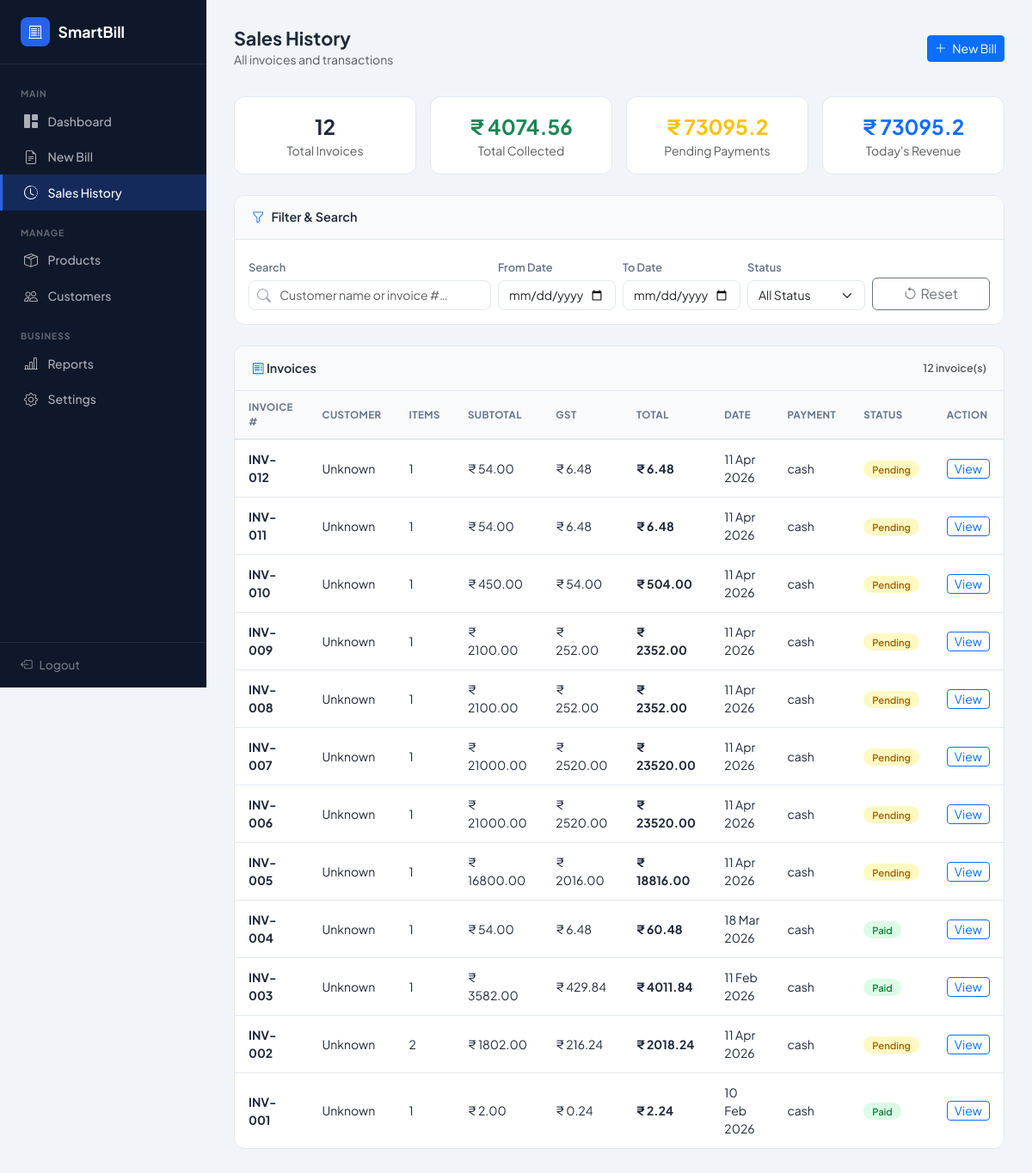
The app's page /sales_history/ (signed in) with its own data.
### myweb/models.py (models this page shows, shortened)
class Formet(models.Model):
    user = models.ForeignKey(User,on_delete=models.CASCADE)
    Inv_prefix = models.CharField(default="INV-")
    Inv_footer = models.CharField(default="Thank you for your purchase! For queries, contact us at shop@billmate.in")
    Inv_due_days = models.IntegerField( default=15)
    Show_signature_area = models.BooleanField(default=True)
    Show_TC = models.BooleanField(default=True)

class Invoice(models.Model):
    user = models.ForeignKey(User,on_delete=models.CASCADE)
    Inv_number = models.IntegerField()
    Inv_Total = models.FloatField()
    Inv_subtotal = models.FloatField()
    Inv_gst = models.FloatField()
    Inv_discount = models.FloatField()
    Inv_additional_charges = models.FloatField()
    Inv_internal_notes = models.TextField()
    Inv_bill_date = models.DateField()
    Inv_due_bill_date = models.DateField()
    Inv_payment_mode = models.CharField()
    Customer_number = models.IntegerField()

### myweb/views.py (the view)
# urls.py: path('sales_history/', views.sales_history, name='sales_history'),
@login_required(login_url="/signin/")
def sales_history(request):
    user = request.user
    inv = Invoice.objects.filter(user =user)
    total_coll = 0
    total_pen = 0
    for i in inv:
        if i.Inv_due_bill_date > date.today():
            total_pen += i.Inv_Total
        else:
            total_coll += i.Inv_Total
    total_T_rev = inv.filter(Inv_due_bill_date__gte = date.today()).aggregate(total=Sum('Inv_Total'))['total'] or 0
    invoice = inv.order_by('-Inv_number')
    formet = Formet.objects.filter(user = user).first()
    for i in invoice:
        i.Inv_items = Sells.objects.filter(user=user).filter(Inv_number = i).count()
        i.Inv_status = "Paid" if i.Inv_due_bill_date <= date.today() else "Pending"
        if  Customer.objects.filter(user=user).filter(Customer_mobile = i.Customer_number).exists():
            i.Customer_name = Customer.objects.filter(user=user).filter(Customer_mobile = i.Customer_number).first().Customer_name
        else :
            i.Customer_name = "Unknown"
        inv.Inv_items = Sells.objects.filter(user=user).filter(Inv_number = i).count()
    data = {
        "inv" : invoice,
        "total_inv": inv.count(),
        "total_coll": total_coll,
        "total_pen": total_pen,
        "total_T_rev": total_T_rev,
        "Formet": formet
    }
    context = {"page":"home","data": data}
    return render(request,'sales_history.html',context)

### myweb/templates/sales_history.html (shortened to what this page needs)
{% load static %}
<!DOCTYPE html>
<html lang="en">
<head>
  <link rel="stylesheet" href="https://cdn.jsdelivr.net/npm/bootstrap@5.3.3/dist/css/bootstrap.min.css" />
  <link rel="stylesheet" href="https://cdn.jsdelivr.net/npm/bootstrap-icons@1.11.3/font/bootstrap-icons.min.css" />
  <link rel="stylesheet" href="{% static 'sales_history.css' %}">
</head>
<body>
  <aside class="sidebar" id="sidebar">
    <a href="{% url 'dashboard' %}" class="sidebar-brand">
      <span class="icon-wrap"><i class="bi bi-receipt-cutoff"></i></span>SmartBill
    </a>
    <nav class="sidebar-nav">
      <div class="nav-label">Main</div>
      <a href="{% url 'dashboard' %}" class="nav-link-item"><i class="bi bi-grid-1x2-fill"></i> Dashboard</a>
      <a href="{% url 'billing' %}" class="nav-link-item"><i class="bi bi-file-earmark-text"></i> New Bill</a>
      <a href="{% url 'sales_history' %}" class="nav-link-item active"><i class="bi bi-clock-history"></i> Sales
        History</a>
      <div class="nav-label mt-2">Manage</div>
      <a href="{% url 'products' %}" class="nav-link-item"><i class="bi bi-box-seam"></i> Products</a>
      <a href="{% url 'customers' %}" class="nav-link-item"><i class="bi bi-people"></i> Customers</a>
      <div class="nav-label mt-2">Business</div>
      <a href="{% url 'reports' %}" class="nav-link-item"><i class="bi bi-bar-chart-line"></i> Reports</a>
      <a href="{% url 'settings' %}" class="nav-link-item"><i class="bi bi-gear"></i> Settings</a>
    </nav>
    <div class="sidebar-footer"><a href="{% url 'signin' %}"><i class="bi bi-box-arrow-left"></i> Logout</a></div>
  </aside>
  <main class="main-content">
    <div class="topbar">
      <div>
        <h1 class="d-inline">Sales History</h1>
        <p class="text-muted small mb-0">All invoices and transactions</p>
      </div>
      <a href="{% url 'billing' %}" class="btn btn-primary btn-sm">
        <i class="bi bi-plus-lg me-1"></i> New Bill
      </a>
    </div>
    <div class="row g-3 mb-4">
      <div class="col-6 col-md-3">
        <div class="panel mb-0 p-3 text-center">
          <div class="fs-4 fw-bold">{{ data.total_inv }}</div>
          <div class="small text-muted">Total Invoices</div>
        </div>
      </div>
      <div class="col-6 col-md-3">
        <div class="panel mb-0 p-3 text-center">
          <div class="fs-4 fw-bold text-success">₹ {{ data.total_coll }}</div>
          <div class="small text-muted">Total Collected</div>
        </div>
      </div>
      <div class="col-6 col-md-3">
        <div class="panel mb-0 p-3 text-center">
          <div class="fs-4 fw-bold text-warning">₹ {{ data.total_pen }}</div>
          <div class="small text-muted">Pending Payments</div>
        </div>
      </div>
      <div class="col-6 col-md-3">
        <div class="panel mb-0 p-3 text-center">
          <div class="fs-4 fw-bold text-primary">₹ {{ data.total_T_rev }}</div>
          <div class="small text-muted">Today's Revenue</div>
        </div>
      </div>
    </div>
    <div class="panel">
      <div class="panel-header">
        <i class="bi bi-funnel text-primary"></i> Filter &amp; Search
      </div>
      <div class="p-3">
        <div class="row g-2 align-items-end">
          <div class="col-12 col-md-4">
            <label class="form-label">Search</label>
            <div class="search-wrap">
              <i class="bi bi-search"></i>
              <input type="text" class="form-control" id="histSearch" placeholder="Customer name or invoice #…"
                oninput="filterHistory()" />
            </div>
          </div>
          <div class="col-6 col-md-2">
            <label class="form-label">From Date</label>
            <input type="date" class="form-control" id="dateFrom" onchange="filterHistory()" />
          </div>
          <div class="col-6 col-md-2">
            <label class="form-label">To Date</label>
            <input type="date" class="form-control" id="dateTo" onchange="filterHistory()" />
          </div>
          <div class="col-6 col-md-2">
            <label class="form-label">Status</label>
            <select class="form-select" id="statusFilter" onchange="filterHistory()">
              <option value="">All Status</option>
            </select>
          </div>
          <div class="col-6 col-md-2">
            <label class="form-label">&nbsp;</label>
            <button class="btn btn-outline-secondary w-100" onclick="resetFilters()">
              <i class="bi bi-arrow-counterclockwise me-1"></i>Reset
            </button>
          </div>
        </div>
      </div>
    </div>
    <div class="panel">
      <div class="panel-header justify-content-between">
        <span><i class="bi bi-receipt text-primary"></i> Invoices</span>
        <span class="text-muted small" id="rowCount"></span>
      </div>
      <div class="table-responsive">
        <table class="sales-table" id="histTable">
          <thead>
            <tr>
              <th>Invoice #</th>
              <th>Customer</th>
              <th>Items</th>
              <th>Subtotal</th>
              <th>GST</th>
              <th>Total</th>
              <th>Date</th>
              <th>Payment</th>
              <th>Status</th>
              <th>Action</th>
            </tr>
          </thead>
          <tbody id="histTableBody">
            {% for i in data.inv %}
            <tr data-status="{{ i.Inv_status }}" data-date="{{ i.Inv_bill_date|date:'Y-m-d' }}"
              data-customer="{{ i.Customer_name }}">
              <td><strong>{{ data.Formet.Inv_prefix }}{{ i.Inv_number|stringformat:"03d"}}</strong></td>
              <td>{{ i.Customer_name }}</td>
              <td>{{ i.Inv_items }}</td>
              <td>₹ {{ i.Inv_subtotal|floatformat:2 }}</td>
              <td>₹ {{ i.Inv_gst|floatformat:2 }}</td>
              <td><strong>₹ {{ i.Inv_Total|floatformat:2 }}</strong></td>
              <td>{{ i.Inv_bill_date|date:'d M Y' }}</td>
              <td>{{ i.Inv_payment_mode }}</td>
              <td><span class="badge-{{ i.Inv_status|lower }}">{{ i.Inv_status }}</span></td>
              <form action="{% url 'invoice_h' %}" method="post">
                <td><button type="submit" value="{{ i.Inv_number }}" name="inv_number"
                    class="btn btn-sm btn-outline-primary py-0">View</button> </td>
              </form>
            </tr>
            {% endfor %}
          </tbody>
        </table>
      </div>
    </div>
  </main>
</body>
</html>

### myweb/static/sales_history.css (style rules this page uses)
:root { --brand: #2563eb; --sidebar-bg: #0f172a; --sidebar-w: 240px; --body-bg: #f1f5f9; --card-bg: #fff; --text-main: #1e293b; --text-muted: #64748b; --border: #e2e8f0; --font: 'Plus Jakarta Sans', sans-serif }
*, *::before, *::after { box-sizing: border-box }
body { font-family: var(--font); background: var(--body-bg); color: var(--text-main); margin: 0 }
.sidebar { width: var(--sidebar-w); min-height: 100vh; background: var(--sidebar-bg); position: fixed; top: 0; left: 0; display: flex; flex-direction: column; z-index: 200 }
.sidebar-brand { padding: 1.25rem 1.5rem; border-bottom: 1px solid rgba(255, 255, 255, .08); display: flex; align-items: center; gap: .6rem; color: #fff; font-size: 1.1rem; font-weight: 700; text-decoration: none }
.sidebar-brand .icon-wrap { width: 34px; height: 34px; background: var(--brand); border-radius: 8px; display: flex; align-items: center; justify-content: center; font-size: 1rem }
.sidebar-nav { padding: 1rem 0; flex: 1 }
.nav-label { font-size: .65rem; font-weight: 700; letter-spacing: .08em; text-transform: uppercase; color: rgba(255, 255, 255, .35); padding: .6rem 1.5rem .25rem }
.nav-link-item { display: flex; align-items: center; gap: .65rem; padding: .55rem 1.5rem; color: rgba(255, 255, 255, .65); text-decoration: none; font-size: .875rem; font-weight: 500; border-left: 3px solid transparent; transition: color .15s, background .15s, border-color .15s }
.nav-link-item.active { color: #fff; background: rgba(37, 99, 235, .25); border-left-color: var(--brand) }
.nav-link-item i { font-size: 1rem; width: 18px; text-align: center }
.sidebar-footer { padding: 1rem 1.5rem; border-top: 1px solid rgba(255, 255, 255, .08) }
.sidebar-footer a { color: rgba(255, 255, 255, .5); text-decoration: none; font-size: .85rem; display: flex; align-items: center; gap: .5rem }
.main-content { margin-left: var(--sidebar-w); padding: 2rem; min-height: 100vh }
.topbar { display: flex; align-items: center; justify-content: space-between; margin-bottom: 2rem }
.topbar h1 { font-size: 1.35rem; font-weight: 700; margin: 0 }
.panel { background: var(--card-bg); border: 1px solid var(--border); border-radius: 12px; overflow: hidden; margin-bottom: 1.5rem }
.panel-header { padding: .9rem 1.25rem; border-bottom: 1px solid var(--border); font-weight: 600; font-size: .9rem; background: #f8fafc; display: flex; align-items: center; gap: .5rem; flex-wrap: wrap }
.form-control, .form-select { font-size: .875rem; border-color: var(--border); border-radius: 8px }
.form-label { font-size: .8rem; font-weight: 600; color: var(--text-muted); margin-bottom: .3rem }
.sales-table { width: 100%; border-collapse: collapse; font-size: .875rem }
.sales-table th { background: #f8fafc; color: var(--text-muted); font-size: .72rem; font-weight: 700; text-transform: uppercase; letter-spacing: .04em; padding: .65rem 1rem; border-bottom: 2px solid var(--border); text-align: left }
.sales-table td { padding: .75rem 1rem; border-bottom: 1px solid var(--border); vertical-align: middle }
.sales-table tr:last-child td { border-bottom: none }
.badge-paid { background: #dcfce7; color: #15803d; font-size: .7rem; padding: 3px 10px; border-radius: 99px; font-weight: 600 }
.badge-pending { background: #fef9c3; color: #a16207; font-size: .7rem; padding: 3px 10px; border-radius: 99px; font-weight: 600 }
.search-wrap { position: relative }
.search-wrap i { position: absolute; left: 10px; top: 50%; transform: translateY(-50%); color: #94a3b8 }
.search-wrap input { padding-left: 2.2rem; border-radius: 8px; font-size: .875rem; border-color: var(--border) }

### records on screen
Invoice: Inv_number "012", Customer_name "Unknown", Inv_items "1", Inv_subtotal "54.00", Inv_gst "6.48", Inv_Total "6.48", Inv_bill_date "11 Apr 2026", Inv_payment_mode "cash", Inv_status "Pending"
Formet: Formet.Inv_prefix "INV-"
Invoice: Inv_number "011", Customer_name "Unknown", Inv_items "1", Inv_subtotal "54.00", Inv_gst "6.48", Inv_Total "6.48", Inv_bill_date "11 Apr 2026", Inv_payment_mode "cash", Inv_status "Pending"
Invoice: Inv_number "010", Customer_name "Unknown", Inv_items "1", Inv_subtotal "450.00", Inv_gst "54.00", Inv_Total "504.00", Inv_bill_date "11 Apr 2026", Inv_payment_mode "cash", Inv_status "Pending"
Invoice: Inv_number "009", Customer_name "Unknown", Inv_items "1", Inv_subtotal "2100.00", Inv_gst "252.00", Inv_Total "2352.00", Inv_bill_date "11 Apr 2026", Inv_payment_mode "cash", Inv_status "Pending"
Invoice: Inv_number "008", Customer_name "Unknown", Inv_items "1", Inv_subtotal "2100.00", Inv_gst "252.00", Inv_Total "2352.00", Inv_bill_date "11 Apr 2026", Inv_payment_mode "cash", Inv_status "Pending"
Invoice: Inv_number "007", Customer_name "Unknown", Inv_items "1", Inv_subtotal "21000.00", Inv_gst "2520.00", Inv_Total "23520.00", Inv_bill_date "11 Apr 2026", Inv_payment_mode "cash", Inv_status "Pending"
Invoice: Inv_number "006", Customer_name "Unknown", Inv_items "1", Inv_subtotal "21000.00", Inv_gst "2520.00", Inv_Total "23520.00", Inv_bill_date "11 Apr 2026", Inv_payment_mode "cash", Inv_status "Pending"
Invoice: Inv_number "005", Customer_name "Unknown", Inv_items "1", Inv_subtotal "16800.00", Inv_gst "2016.00", Inv_Total "18816.00", Inv_bill_date "11 Apr 2026", Inv_payment_mode "cash", Inv_status "Pending"
Invoice: Inv_number "004", Customer_name "Unknown", Inv_items "1", Inv_subtotal "54.00", Inv_gst "6.48", Inv_Total "60.48", Inv_bill_date "18 Mar 2026", Inv_payment_mode "cash", Inv_status "Paid"
Invoice: Inv_number "003", Customer_name "Unknown", Inv_items "1", Inv_subtotal "3582.00", Inv_gst "429.84", Inv_Total "4011.84", Inv_bill_date "11 Feb 2026", Inv_payment_mode "cash", Inv_status "Paid"
Invoice: Inv_number "002", Customer_name "Unknown", Inv_items "2", Inv_subtotal "1802.00", Inv_gst "216.24", Inv_Total "2018.24", Inv_bill_date "11 Apr 2026", Inv_payment_mode "cash", Inv_status "Pending"
Invoice: Inv_number "001", Customer_name "Unknown", Inv_items "1", Inv_subtotal "2.00", Inv_gst "0.24", Inv_Total "2.24", Inv_bill_date "10 Feb 2026", Inv_payment_mode "cash", Inv_status "Paid"

### other values on screen
{{ data.total_inv }} "12"
{{ data.total_coll }} "4074.56"
{{ data.total_pen }} "73095.2"
{{ data.total_T_rev }} "73095.2"
